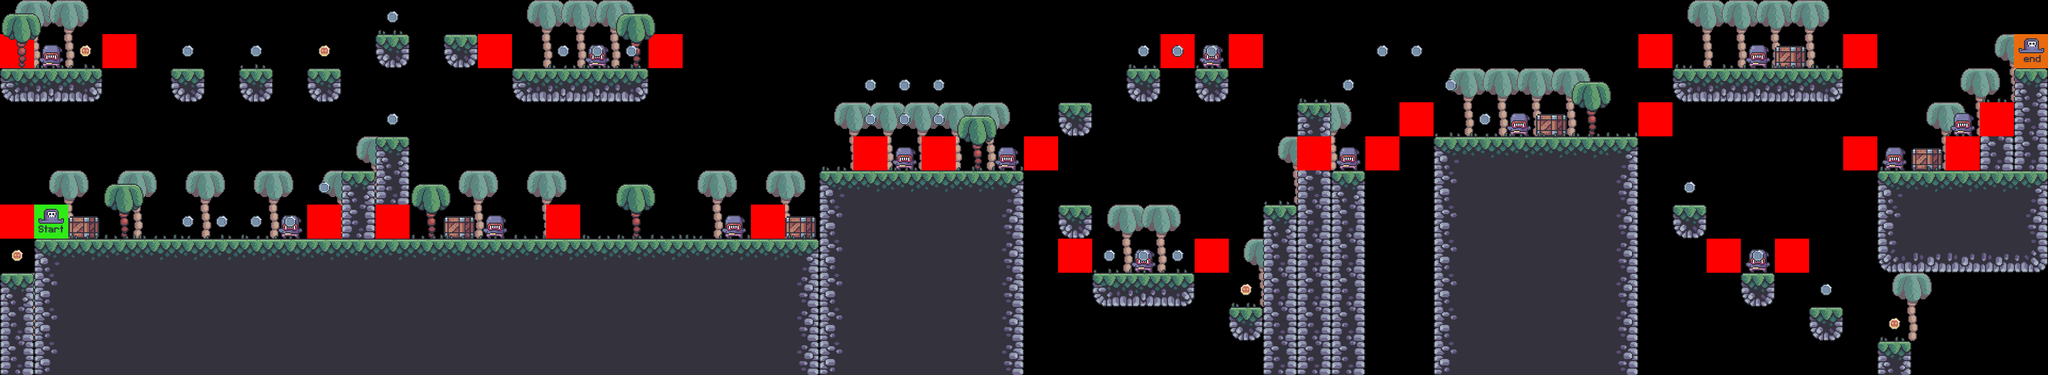

This is a level from a 2D game, rendered from its Tiled map with the project's own tilesets. A one-line summary and the map file follow, with tile-layer data summarised:
An orthogonal 60x11 tile map with 64x64 px tiles, 9 tile layers (bg_palms, terrain, crates, grass, ...), 7 tilesets.

<map version="1.9" tiledversion="1.9.1" orientation="orthogonal" renderorder="right-down" width="60" height="11" tilewidth="64" tileheight="64" infinite="0" nextlayerid="10" nextobjectid="1">
 <tileset firstgid="1" source="../tilesets/terrain_tiles.tsx" />
 <tileset firstgid="17" source="../tilesets/coin_tiles.tsx" />
 <tileset firstgid="19" source="../tilesets/grass_tiles.tsx" />
 <tileset firstgid="24" source="../tilesets/palms.tsx" />
 <tileset firstgid="27" source="../tilesets/crates.tsx" />
 <tileset firstgid="28" source="../tilesets/player_tiles.tsx" />
 <tileset firstgid="30" source="../level_data/enemy_tiles.tsx" />
 <layer id="5" name="bg_palms" width="60" height="11">
  <data>[660 cells, 38 non-empty, 1 distinct tile ids]</data>
 </layer>
 <layer id="1" name="terrain" width="60" height="11">
  <data>[660 cells, 248 non-empty, 15 distinct tile ids]</data>
 </layer>
 <layer id="6" name="crates" width="60" height="11">
  <data>[660 cells, 10 non-empty, 1 distinct tile ids]</data>
 </layer>
 <layer id="3" name="grass" width="60" height="11">
  <data>[660 cells, 58 non-empty, 5 distinct tile ids]</data>
 </layer>
 <layer id="8" name="enemies" width="60" height="11">
  <data>[660 cells, 15 non-empty, 1 distinct tile ids]</data>
 </layer>
 <layer id="9" name="constraints" width="60" height="11">
  <data>[660 cells, 27 non-empty, 1 distinct tile ids]</data>
 </layer>
 <layer id="4" name="fg_palms" width="60" height="11">
  <data>[660 cells, 7 non-empty, 1 distinct tile ids]</data>
 </layer>
 <layer id="2" name="coins" width="60" height="11">
  <data>[660 cells, 37 non-empty, 2 distinct tile ids]</data>
 </layer>
 <layer id="7" name="player" width="60" height="11">
  <data>[660 cells, 2 non-empty, 2 distinct tile ids]</data>
 </layer>
</map>
